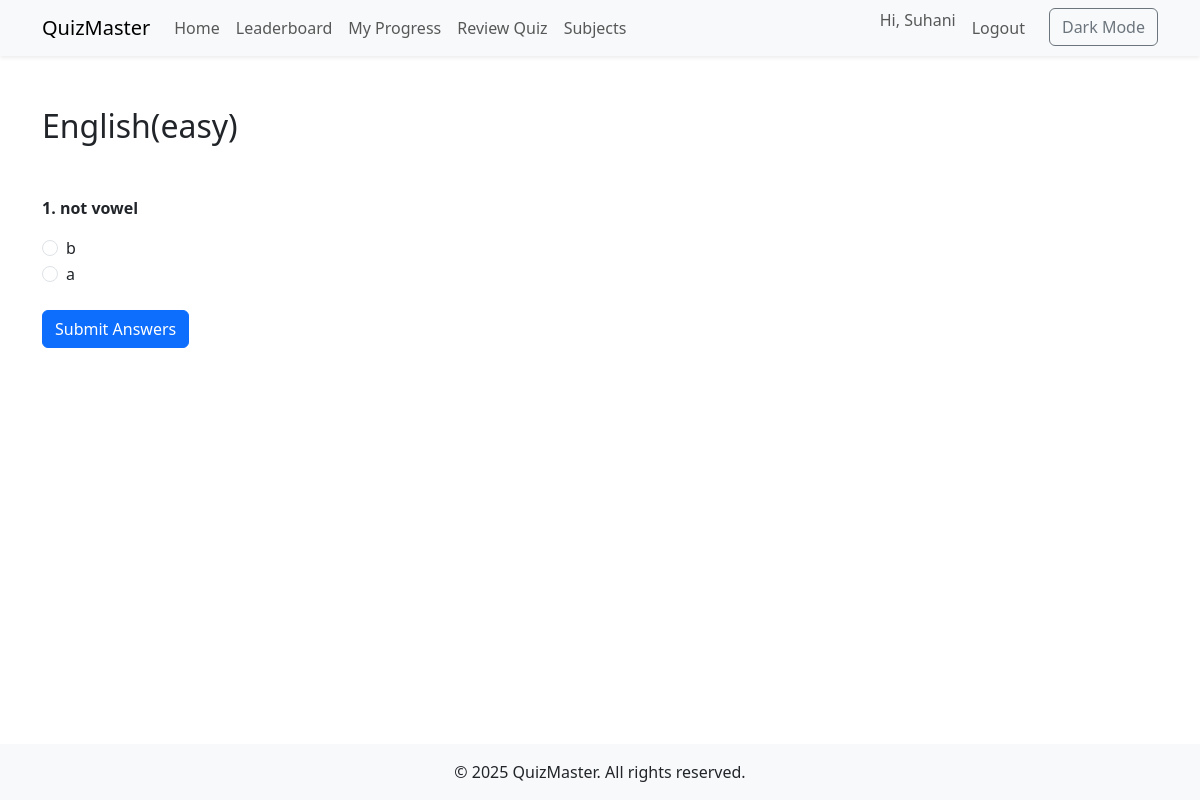
The page /quiz/10/ (signed in) on the database its author committed.
### quiz/models.py (models this page shows, shortened)
class Quiz(models.Model):
    title = models.CharField(max_length=200)
    category = models.ForeignKey(Category, on_delete=models.CASCADE)
    tags = models.ManyToManyField(Tag, blank=True)
    duration = models.PositiveIntegerField(help_text="Duration in minutes", default=5)
    created_at = models.DateTimeField(auto_now_add=True)

class Question(models.Model):
    quiz = models.ForeignKey(Quiz, on_delete=models.CASCADE)
    text = models.CharField(max_length=500)

class Answer(models.Model):
    question = models.ForeignKey(Question, on_delete=models.CASCADE)
    text = models.CharField(max_length=300)
    is_correct = models.BooleanField(default=False)

### quiz/views.py (the view, shortened to what this page needs)
# urls.py: path('quiz/<int:quiz_id>/', views.take_quiz, name='take_quiz'),
@login_required
def take_quiz(request, quiz_id):
    quiz = get_object_or_404(Quiz, id=quiz_id)
    questions = list(quiz.question_set.all())
    random.shuffle(questions)
    q_and_answers = []
    for q in questions:
        answers = list(q.answer_set.all())
        random.shuffle(answers)
        q_and_answers.append((q, answers))
    return render(request, 'quiz/take_quiz.html', {'quiz': quiz, 'q_and_answers': q_and_answers})

### templates/quiz/take_quiz.html (shortened to what this page needs)
{% extends 'base.html' %}
{% block content %}
<div class="d-flex justify-content-between align-items-center mb-3">
  <h2>{{ quiz.title }}</h2>
  <div id="timerContainer" style="width: 100px; height: 100px;"></div>
</div>
<form method="post" id="quizForm">
  {% for question, answers in q_and_answers %}
    <div class="mb-4">
      <p class="fw-bold">{{ forloop.counter }}. {{ question.text }}</p>
      {% for answer in answers %}
        <div class="form-check">
          <input class="form-check-input" type="radio" name="{{ question.id }}" id="ans{{ answer.id }}" value="{{ answer.id }}">
          <label class="form-check-label" for="ans{{ answer.id }}">{{ answer.text }}</label>
        </div>
      {% endfor %}
    </div>
  {% endfor %}
  <button type="submit" class="btn btn-primary">Submit Answers</button>
</form>
{% endblock %}

### templates/base.html (shortened to what this page needs)
<!DOCTYPE html>
<html lang="en">
<head>
  <link href="https://cdn.jsdelivr.net/npm/bootstrap@5.3.0/dist/css/bootstrap.min.css" rel="stylesheet">
</head>
<body class="d-flex flex-column min-vh-100">
  <nav class="navbar navbar-expand-lg navbar-light bg-light shadow-sm">
    <div class="container">
      <a class="navbar-brand" href="{ % url 'quiz_list' % }">QuizMaster</a>
      <div class="collapse navbar-collapse" id="navMenu">
        <ul class="navbar-nav me-auto mb-2 mb-lg-0">
          <li class="nav-item"><a class="nav-link" href="{% url 'quiz_list' %}">Home</a></li>
          <li class="nav-item"><a class="nav-link" href="{% url 'leaderboard' %}">Leaderboard</a></li>
          <li class="nav-item"><a class="nav-link" href="{% url 'user_progress' %}">My Progress</a></li>
          <li class="nav-item"><a class="nav-link" href="{% url 'review' %}">Review Quiz</a></li>
          <li class="nav-item">
            <a class="nav-link" href="{% url 'subject_list' %}">Subjects</a>
          </li>
        </ul>
        <ul class="navbar-nav ms-auto">
          {% if user.is_authenticated %}
            <li class="nav-item"><span class="navbar-text me-2">Hi, {{ user.username }}</span></li>
            <li class="nav-item"><a class="nav-link" href="/logout/">Logout</a></li>
          {% else %}
            <li class="nav-item"><a class="nav-link" href="/login/">Login</a></li>
            <li class="nav-item"><a class="nav-link" href="/register/">Register</a></li>
          {% endif %}
          <li class="nav-item"><button class="btn btn-outline-secondary ms-3" onclick="toggleDarkMode()">Dark Mode</button></li>
        </ul>
      </div>
    </div>
  </nav>
  <main class="container flex-fill py-4">
    {% block content %}{% endblock %}
  </main>
  <footer class="bg-light text-center py-3 mt-auto">
    <div class="container">&copy; 2025 QuizMaster. All rights reserved.</div>
  </footer>
</body>
</html>

### rows shown on the page
Quiz: title "English(easy)"
Question: text "not vowel"
Answer: text "b"
Answer: text "a"

### other values the page prints
{{ user.username }} "Suhani"
